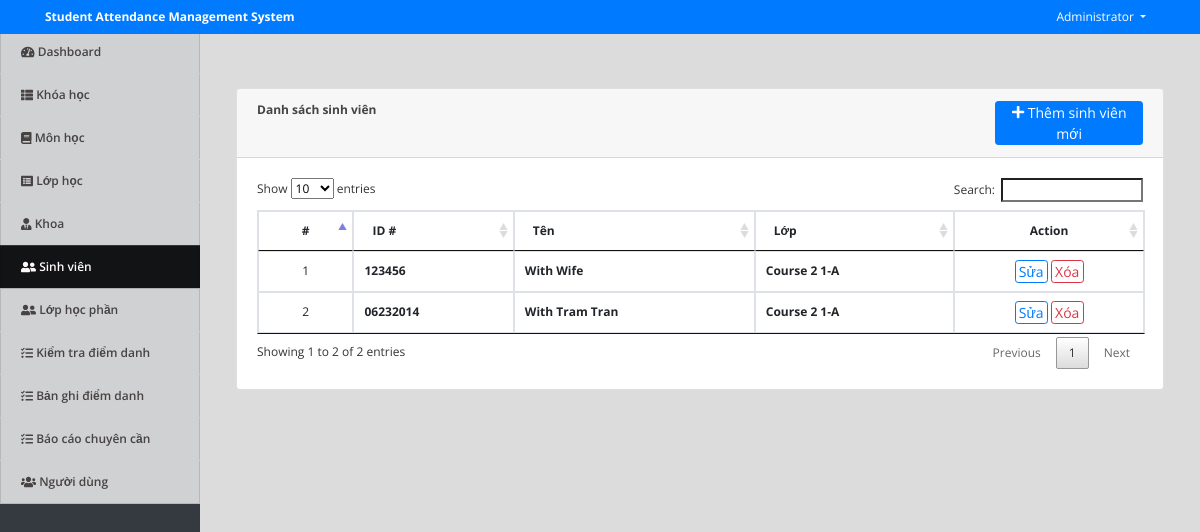
The app's page /index.php?page=students (signed in) with its own data.
### tables this page shows
CREATE TABLE `students` (
  `id` int(30) NOT NULL,
  `id_no` varchar(50) NOT NULL,
  `class_id` int(30) NOT NULL,
  `name` text NOT NULL,
  `date_created` datetime NOT NULL DEFAULT CURRENT_TIMESTAMP
);

### students.php (the view, shortened to what this page needs)
<?php include('db_connect.php');?>
<div class="container-fluid">
	<div class="col-lg-12">
		<div class="row">
			<div class="col-md-12">
				<div class="card">
					<div class="card-header">
						<b>Danh sách sinh viên</b>
						<span class="float:right"><a class="btn btn-primary btn-block btn-sm col-sm-2 float-right" href="javascript:void(0)" id="new_student">
					<i class="fa fa-plus"></i> Thêm sinh viên mới
				</a></span>
					</div>
					<div class="card-body">
						<table class="table table-condensed table-bordered table-hover">
							<thead>
								<tr>
									<th class="text-center">#</th>
									<th class="">ID #</th>
									<th class="">Tên </th>
									<th class="">Lớp</th>
									<th class="text-center">Action</th>
								</tr>
							</thead>
							<tbody>
								<?php
								$i = 1;
								$student = $conn->query("SELECT s.*,concat(co.course,' ',c.level,'-',c.section) as `class` FROM students s inner join `class` c on c.id = s.class_id inner join courses co on co.id = c.course_id order by s.name desc ");
								while($row=$student->fetch_assoc()):
								?>
								<tr>
									<td class="text-center"><?php echo $i++ ?></td>
									<td>
										<p> <b><?php echo $row['id_no'] ?></b></p>
									</td>
									<td>
										<p> <b><?php echo ucwords($row['name']) ?></b></p>
									</td>
									<td class="">
										 <p> <b><?php echo $row['class'] ?></b></p>
									</td>
									<td class="text-center">
										<button class="btn btn-sm btn-outline-primary edit_student" type="button" data-id="<?php echo $row['id'] ?>" >Sửa</button>
										<button class="btn btn-sm btn-outline-danger delete_student" type="button" data-id="<?php echo $row['id'] ?>">Xóa</button>
									</td>
								</tr>
								<?php endwhile; ?>
							</tbody>
						</table>
					</div>
				</div>
			</div>
		</div>
	</div>
</div>

### assets/css/style.css (style rules this page uses)
body { font-family: "Open Sans", sans-serif; color: #444444; width: 100%; height: calc(100%); font-size: 12px; }
a { color: #1977cc; }
.btn-sm { padding: .0001rem .2rem; }

### index.php (style rules this page uses)
body { background: #80808045; }

### students.php (style rules this page uses)
td { vertical-align: middle !important; }
td p { margin: unset }

### records on screen
students: id_no "123456", name "With Wife", class "Course 2 1-A"
students: id_no "06232014", name "With Tram Tran", class "Course 2 1-A"

### other values on screen
$_SESSION['system']['name'] "Student Attendance Management System"
$_SESSION['login_name'] "Administrator"
